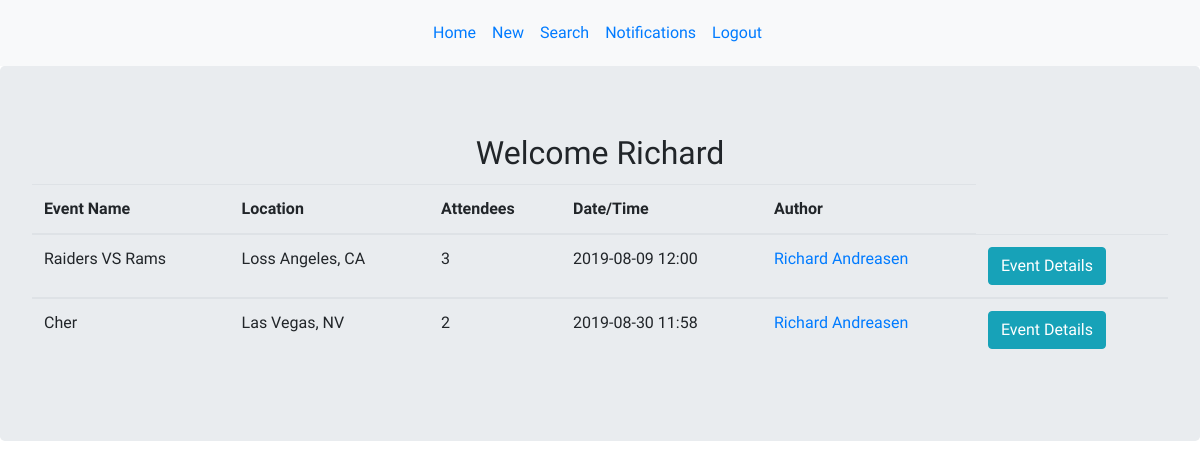
The app's page /homepage (signed in), older data.
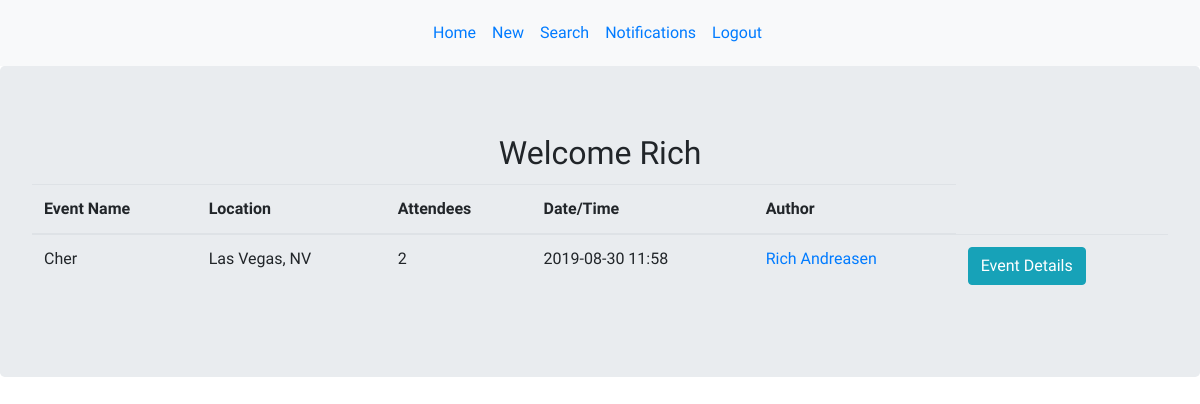
The same page, newer data.
### models.py (models this page shows)
class User(db.Model):
    __Tablename__ = "users"
    id = db.Column(db.Integer, primary_key=True)
    first_name = db.Column(db.String(100), nullable = False)
    last_name = db.Column(db.String(100), nullable = False)
    password = db.Column(db.String(200), unique = True, nullable = False)
    email = db.Column(db.String(100), unique = True, nullable = False)
    security_answer1 = db.Column(db.String(200))
    created_at = db.Column(db.DateTime, server_default=func.now())
    updated_at = db.Column(db.DateTime, server_default=func.now(), onupdate=func.now())
    users_that_attend_events = db.relationship('Event', lazy = 'dynamic', secondary = attendees_table)

class Event(db.Model):
    __Tablename__ = "events"
    id = db.Column(db.Integer, primary_key=True)
    event_title = db.Column(db.String(100))
    date = db.Column(db.String(8))
    time = db.Column(db.String(12))
    location = db.Column(db.String(100))
    information = db.Column(db.TEXT)
    creator_id = db.Column(db.Integer, db.ForeignKey("user.id"), nullable=False)
    author = db.relationship('User', foreign_keys=[creator_id], backref="user_messages", cascade="all")
    events_that_have_attendees = db.relationship('User', lazy = 'dynamic', secondary = attendees_table)

### controller_functions.py (the view)
def homepage():
    events = Event.query.all()
    user = User.query.get(session['uid'])
    user_events = user.users_that_attend_events.all()
    return render_template("user_home_page.html", all_events = events, all_events_of_user = user_events)

### templates/user_home_page.html (shortened to what this page needs)
<!DOCTYPE html>
<html lang="en">
<head>
    <link rel="stylesheet" href="{{ url_for('static', filename='main.css') }}">
    <link rel="stylesheet" href="https://maxcdn.bootstrapcdn.com/bootstrap/4.3.1/css/bootstrap.min.css">
</head>
<body>
    <nav class="navbar navbar-expand-sm bg-light justify-content-center">
        <ul class="navbar-nav">
            <li class="nav-item">
                <a class="nav-link" href="/homepage">Home</a>
            </li>
            <li class="nav-item">
                <a class="nav-link" href="/new">New</a>
            </li>
            <li class="nav-item">
                <a class="nav-link" href="/search">Search</a>
            </li>
            <li class="nav-item">
                <a class="nav-link" href="event">Notifications</a>
            </li>
            <li class="nav-item">
                <a class="nav-link" href="/logout">Logout</a>
            </li>
        </ul>
    </nav>
    <div class="jumbotron">
        <div class="d-flex justify-content-center">
            <h2>Welcome {{session['greetings']}} </h2>
        </div>
            <table class="table table-hover">
                <thead>
                        <tr>
                            <th> Event Name</th>
                            <th>Location</th>
                            <th>Attendees</th>
                            <th>Date/Time</th>
                            <th>Author</th>
                        </tr>
                    </thead>
                    {% for user in all_events_of_user %}
                    <tbody>
                        <td>{{ user.event_title }}</td>
                        <td>{{ user.location }}</td>
                        <td>{{ user.events_that_have_attendees.count() }}</td>
                        <td>{{ user.date }} {{ user.time }}</td>
                        <td><a href="/user_page/{{ user.author.id }}">{{user.author.first_name}} {{user.author.last_name}}</a></td>
                        <form action="/event/{{ user.id  }}">
                        <td><input class="btn btn-info" type="submit" value="Event Details"></td>
                    </form>
                    </tbody>
                    {% endfor %}
            </table>
        </div>
</body>
</html>

### static/main.css (style rules this page uses)
h1, h4, h2 { font-family: 'Nanum Gothic Coding', monospace; padding: 4px; text-align: center; }
p, th, td, ul { font-family: 'Mali', cursive; padding: 5px; }

Row changes from the older to the newer data that the page shows:
no longer on this page (row unchanged): Event: event_title "Raiders VS Rams", location "Loss Angeles, CA", events_that_have_attendees.count "3", date "2019-08-09", time "12:00", author.first_name "Richard", author.last_name "Andreasen"
changed User: greetings "Richard" → "Rich"
changed through a linked row, Event "Cher": author.first_name "Richard" → "Rich"
